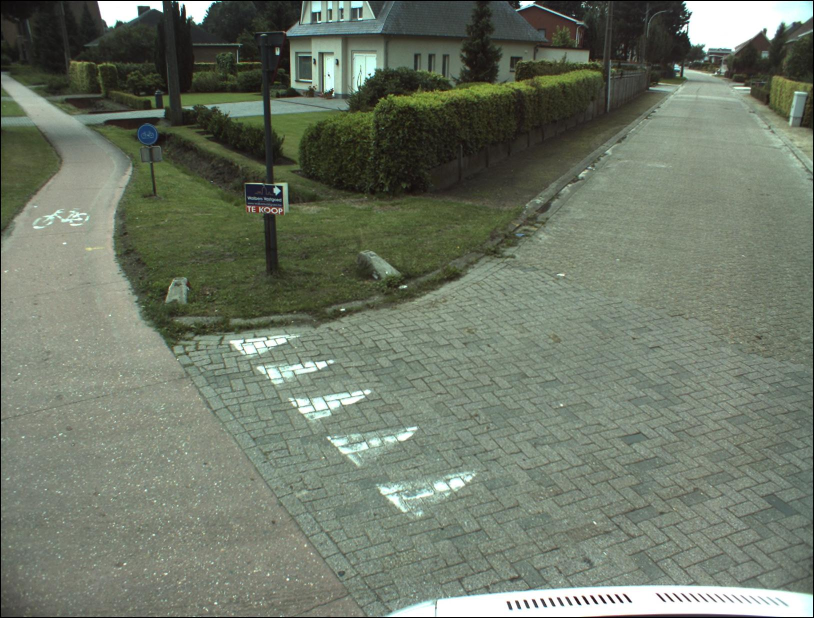
%> input picture Week5/segment-ucm/00.000948.jpg, 1628 x 1236 px, given in place of 00.000949.jpg, which was not available (shown at 1/2 size)
$ octave main.m   (GNU Octave 9; MATLAB toolbox functions it lacks are replaced by stand-ins)
%> lines starting %> are read from the running program, lines starting %| are printed output that depends on the picture; in (x1, y1, x2, y2) boxes, pixels count from 0 and x2, y2 are one past the last pixel; in counts of white or black regions, pixels touching at a corner belong together; the program's own positions count from 1; pictures that were not available may be replaced by others from this repository, and a replacement may not be noted
### Week5/maskGeneratorMM.m
%%%%%%%%%%%%%%%%%%%%%%%%%%%%%%%%%%%%%%%%%%%%%%%%%%%%%%%%%%%%%%%%%%%%%%%%%%%
%                                                                         %
%                       Master In Computer Vision                         %
%               M1 Introduction to Human and Computer Vision              %
%                               Project                                   %
%                                                                         %
% STUDENTS:                                                               %
%   Arnau Vallve                                                          %
%   Guillermo Torres                                                      %
%   Yevgeniy Kadranov                                                     %
%   Santiago Barbarisi                                                    %
%                                                                         %
%%%%%%%%%%%%%%%%%%%%%%%%%%%%%%%%%%%%%%%%%%%%%%%%%%%%%%%%%%%%%%%%%%%%%%%%%%%
%
% INPUT:
%       pathToDir           = the Path to get to the training folder, where
%                             the images, anotations and ground truth are
%                             stored.
%       ImagesName          = The name of all the images that are on the
%                             validation split.
%       model               = the model to be used to create the masks
%       regionModel         = the model to be used to find the bounding
%                             boxes over a mask image
%       tmpMatch            = boolean to apply template matching to the
%                             mask image
%
% OUTPUT:
%       ValidationMasks     = A multidimensional matrix that has every mask
%                             from the validation set.
%       BoundingBoxes       = The list of boxes found for each image
%
%   This function get the mask for all the validation images that where
%   splited on the splitData function.
%
%%%%%%%%%%%%%%%%%%%%%%%%%%%%%%%%%%%%%%%%%%%%%%%%%%%%%%%%%%%%%%%%%%%%%%%%%%%

function [ValidationMasks,BoundingBoxes] = maskGeneratorMM(pathToDir,ImagesName,model,regionModel,shapeModel)
%> called with pathToDir = '../../train/', model = 'HSV', regionModel = 'Integral Image', shapeModel = 'Distance Transform'

    path = pathToDir;

    % Thresholds for HSV colorspace
    red = [15 320];
    blue = [195 240];
    sat = 0.5;
    val = [0.05 0.95];

    % Structural Elements for morphological filtering
    sm = strel('square',2);
    bm = strel('square',13);

    ValidationMasks = zeros(size(imread([path ImagesName{1}])));
%> ValidationMasks: size 1236x1628x3 double; every value is 0

    time = 0;
    switch model
        case 'HSV'
            % Method 1
            tic;
            for i = 1:length(ImagesName)
                image = imread([path ImagesName{i}]);
%> image is the input picture: size 1236x1628x3 uint8; mean R, G, B 110, 118.9, 103.2
                % Image color space transformation from RGB to HSV
                imageHSV   = rgb2hsv(image);
%> imageHSV: size 1236x1628x3 double; mean H, S, V 0.266, 0.172, 0.468
                imageHSV(:,:,1) = imageHSV(:,:,1)*360;
%> imageHSV: size 1236x1628x3 double; mean H, S, V 95.8, 0.2, 0.5
                % Image filtering
                maskimage =  ((imageHSV(:,:,1)>=blue(1) & imageHSV(:,:,1)<=blue(2)) ...
                                | (imageHSV(:,:,1)>=red(2) | imageHSV(:,:,1)<=red(1))) ...
                                & (imageHSV(:,:,2)>=sat) ...
                                & (imageHSV(:,:,3)>=val(1) & imageHSV(:,:,3)<=val(2));
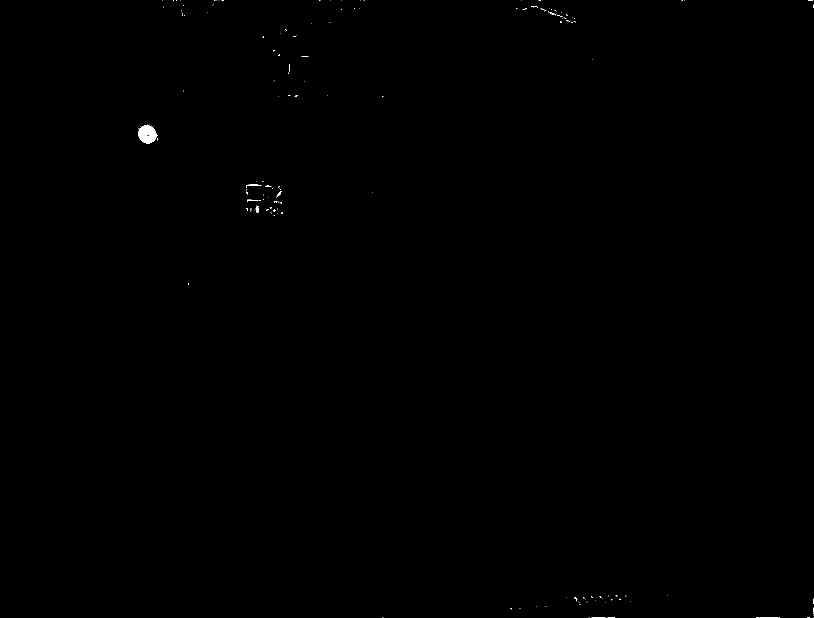
%> maskimage: size 1236x1628 logical (shown at 1/2 size); 0.1% white; 172 white regions (162 under 20 px), largest, box (x1, y1, x2, y2) and area: (277, 249, 313, 287) 1005, (493, 369, 523, 376) 65, (511, 413, 518, 425) 60

                % Apply Morphological filtering over the mask
                ValidationMasks(:,:,i) = imfill(imclose(imopen(maskimage,sm),bm),'holes');
%> ValidationMasks: size 1236x1628x3 double; mean H, S, V 0.000924, 0, 0
                % Apply region model to find bounding boxes
                BoundingBoxes(i,1) = RegionModel(ValidationMasks(:,:,i),regionModel,shapeModel);
                % Apply mask isolation so the only with pixels are within
                % every box on the mask
                ValidationMasks(:,:,i) = isolateBoxes(ValidationMasks(:,:,i),BoundingBoxes(i,1));
            end
            time = toc;

        case 'UCM'
            ths = 0.65;
            tic;
            for i = 1:length(ImagesName)
                % For Original method
                image = double(rgb2hsv(imread([path ImagesName{i}])));
                segImage = im2ucm(image,'fast');

                % For saved segmented images
%                 image = rgb2hsv(imread([path ImagesName{i}]));
%                 load(['segment-ucm/2/' ImagesName{i}(1:end-4) '.mat'])
%                 segImage = seg;
                segImage = segImage>=ths;
                labImage = gridbmap2seg(segImage);
                labels = unique(labImage(:))';

                finalUCMmask = zeros(size(labImage));
                finalUCMboxs = [];
                for j = labels
                    mask = double(labImage ==j);
                    if sum(mask(:))/(size(mask,1)*size(mask,2))>0.025 || sum(mask(:))/(size(mask,1)*size(mask,2))<0.0004
                        continue
                    end

                    filtImage = image.*repmat(mask,1,1,3);
                    filtImage(:,:,1) = filtImage(:,:,1)*360;
                    % Image filtering
                    mask =  ((filtImage(:,:,1)>=blue(1) & filtImage(:,:,1)<=blue(2)) ...
                                    | (filtImage(:,:,1)>=red(2) | filtImage(:,:,1)<=red(1))) ...
                                    & (filtImage(:,:,2)>=sat) ...
                                    & (filtImage(:,:,3)>=val(1) & filtImage(:,:,3)<=val(2));

                    % Try to improve with extra color segmentation
                    boxes = RegionModel(mask,regionModel,shapeModel);
                    if ~isempty(boxes{1}(:,:))
                        finalUCMmask = finalUCMmask | isolateBoxes(mask,boxes);
                        finalUCMboxs = [finalUCMboxs;boxes{1}];
                    end
                end
                ValidationMasks(:,:,i) = finalUCMmask;
                BoundingBoxes(i,1) = {finalUCMboxs};
            end
            time = toc;
    end
    fprintf('The mean time for processing the images is: %.3f \n',time/length(ImagesName))

end

function boxes = RegionModel(toFilter,regionModel,shapeModel)
%> called with regionModel = 'Integral Image', shapeModel = 'Distance Transform'
    mask = toFilter;
%> mask: size 1236x1628 double; values 0 (black) and 1 (white), 0.09% white; 27 white regions (19 under 20 px), largest, box (x1, y1, x2, y2) and area: (277, 250, 316, 287) 1049, (493, 369, 522, 425) 297, (1120, 32, 1137, 45) 101
    switch regionModel
        % Conected Components Labeling method
        case 'CCL'
            % Calling the BBox  function with signal parameters calculated in week1

            boxes{1,1}= BBoxDetect(mask);

        case 'Global'
        % Global method to apply sliding window with template matching
            scaleFact = 0.2;
            tmpShapes = {'circle','square','triangle','inverted triangle'};
            tmpSize = 35;
            ths = 0.40;
            FBox = [];
            step = 20;
            index = 1;
            while scaleFact <= 1

                [ni,nj] = deal(round(size(mask,1)*scaleFact),round(size(mask,2)*scaleFact));
                im = imresize(mask, [ni, nj], 'Nearest');

                % Global method with Connected Components Labels
                % Detecting connected components (default connectivity of 4)
                Concomp = bwconncomp(im,4);

                % Extracting bounding boxes from the connected components
                BBox=regionprops(Concomp,'BoundingBox');

                for i=1:length(BBox)
                    % Rounding positions of bounding box
                    pos=round(BBox(i).BoundingBox);

                    % Cropping the region wihtin the bounding box
                    box = im(pos(2):pos(2)+pos(4)-1,pos(1):pos(1)+pos(3)-1);

                    if pos(3)*pos(4)<=900*scaleFact
                        continue
                    end

                    for j = 1:numel(tmpShapes)
                        tmp = createTemplate(tmpShapes{j},[pos(4) pos(3)]);
                        xc = corr2(tmp,box);

                        % Setting conditions for signals
                        if xc>=ths
                            % If the condition is satisfied adding Bounding box to the vector
                            bb=BBox(i).BoundingBox./scaleFact;

                            FBox(index,:) = [bb(1:2) ...
                                min(bb(1)+bb(3),nj/scaleFact)-bb(1)-1 ...
                                min(bb(2)+bb(4),ni/scaleFact)-bb(2)-1];

                            index = index+1;
                        end
                    end
                end

                % [17 lines of commented-out code are left out]

                scaleFact = scaleFact+0.1;
            end

            if ~isempty(FBox)
%                 FBox = unique(FBox,'rows');
                boxes{1,1} = filterBoxes(FBox,[size(mask,1) size(mask,2)]);
            else
                boxes{1,1} = [];
            end

        otherwise
            % Thre methods: Sliding Window, Integral Image and Convolution
            % where the difference relys on the way that the mask area is
            % calculated.

            % Matrix initialization for bounding boxes
            FBox = [];
            index = 1;
            % Scaling factor to resize the masks
            scaleFact = 0.1;
            % Size of the sliding window
            h = 35;
            w = 35;
            windowArea = h*w;
            % Step for the window iteration
            step = 20;
            % Threshold to satisfy
            ths = [0.55 0.95];
            while scaleFact <= 1
                % Size of the resized image
                [ni,nj] = deal(round(size(mask,1)*scaleFact),round(size(mask,2)*scaleFact));
                % Apply change of size
                im = imresize(mask, [ni, nj], 'Nearest');

                % Apply if necesary to improve computation speed
                switch regionModel
                    case 'Integral Image'
                        im = cumsum(cumsum(im),2);
                    case 'Convolution'
                        convEl = ones(h,w);
                        im = conv2(im,convEl,'same');
                end
                % Iterate over the mask
                for n = 1:step:ni-h
                    for m = 1:step:nj-w
                        maskArea = 0;
                        % Calculate mask area
                        switch regionModel
                            case 'Sliding Window'
                                box = im(n:n+h-1,m:m+w-1);
                                maskArea = sum(box(:));
                            case 'Integral Image'
                                if m==1 && n==1
                                    maskArea = im(n+h-1,m+w-1);
                                elseif n==1
                                    maskArea = im(n+h-1,m+w-1) - im(n+h-1,m-1);
                                elseif m==1
                                    maskArea = im(n+h-1,m+w-1) - im(n-1,m+w-1);
                                else
                                    maskArea = im(n+h-1,m+w-1) - im(n+h-1,m-1) - im(n-1,m+w-1) + im(n-1,m-1);
                                end
                            case 'Convolution'
                                maskArea=im(n + ceil((h - 1) / 2) - 1,m + ceil((w - 1) / 2) - 1);
                        end
                        % Check threshold condition
                        if maskArea/windowArea>=ths(1) && maskArea/windowArea<=ths(2);
                            window = [m,n,w,h];
                            FBox(index,:) = window./scaleFact;
                            index = index+1;
                        end
                    end
                end
                % Update scaling factor
                scaleFact = scaleFact+0.1;
            end
%> this loop made 10 passes
%> pass 1, in RegionModel, `im = imresize(mask, [ni, nj], 'Nearest');`:
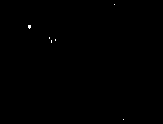
%> im: size 124x163 double; values 0 (black) and 1 (white), 0.09% white in thin lines or dots, all inside (x1, y1, x2, y2) = (28, 4, 124, 120)
%> pass 1, in RegionModel, `im = cumsum(cumsum(im),2);`:
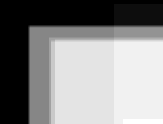
%> im: size 124x163 double; min 0, max 19, mean 10.04; drawn with min black and max white
%> pass 2, in RegionModel, `im = cumsum(cumsum(im),2);`:
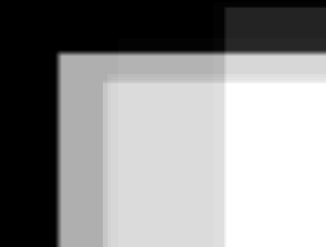
%> im: size 247x326 double; min 0, max 64, mean 36.2; drawn with min black and max white
%> after the loop, FBox = [267.8 245.6 38.89 38.89; 281 241 35 35; 281 261 35 35]; index = 4; scaleFact = 1.1; window = [281 261 35 35]
            % If boxes where founded then find the most prominent ones
            if ~isempty(FBox)
                boxes{1,1} = filterBoxes(FBox,[size(mask,1) size(mask,2)]);
            else
                boxes{1,1} = [];
            end
    end


    % If else to apply shape modeling: if it is Hough it enters to the if,
    % else it check if the regionModel was not Global and at least found
    % one box
    if strcmp(shapeModel,'Hough') && ~isempty(boxes{1}(:,:))% && ~strcmp(regionModel,'Global')
        finalboxes = [];
        mask = toFilter;
        index=1;
        boxesMat = boxes{1};
        for i=1:size(boxesMat,1)
            box = round(boxesMat(i,:));
            Icrop = mask(box(2):box(2)+box(4)-1,box(1):box(1)+box(3)-1);
            %line hough
            isSign = HoughBbox(padarray(Icrop,[1,1])); % padarray is to detect extereme lines (on the edge)

            %circle hough
            isSignCM = CircleHoughBboxM(padarray(Icrop,[1,1]));

            %put if 2 either coond is met the box to a new cell
            if (isSign == 1 || isSignCM == 1)
                finalboxes(index,:)=box; % if the condition is satisfied adding Bounding box to the cell
                index = index+1;
            end

        end

    elseif ~strcmp(regionModel,'Global') && ~isempty(boxes{1}(:,:))
        finalboxes = [];
        mask = toFilter;
        % Template shapes
        tmpShapes = {'circle','square','triangle','inverted triangle'};
        % Get detected boxes
        boxesMat = boxes{1};
        index = 1;

        switch shapeModel
            % Correlation as a classification method
            case 'Correlation'
                % Threshold value
                ths = 0.5;
                % Iterate over the boxes founded
                for i = 1:size(boxesMat,1)
                    box = round(boxesMat(i,:));
                    ts = [box(:,4) box(:,3)];
                    % We only use the content of the mask within the
                    % bounding box
                    msk = mask(box(2):box(2)+box(4)-1,box(1):box(1)+box(3)-1);
                    for j = 1:numel(tmpShapes);
                        % Create template
                        tmp = createTemplate(tmpShapes{j},ts);

                        % [12 lines of commented-out code are left out]
                        corrVals(j) = corr2(tmp,msk);
                    end
                    % Check if threshold was satisfied
                    if max(corrVals)>=ths
                        [~,idx] = sort(corrVals,'descend');

                        if ~(corrVals(idx(1))-corrVals(idx(2))>0.3)
                            finalboxes(index,:) = box;
                            index = index + 1;
                        end
                    end
                end
            % Distance as a classification method
            case 'Distance Transform'
                % Threshold value
                ths = 200;
                for i = 1:size(boxesMat,1)
                    box = round(boxesMat(i,:));
                    ts = [box(:,4) box(:,3)];
                    msk = mask(box(2):box(2)+box(4)-1,box(1):box(1)+box(3)-1);
                    % Apply either edge detection or not with the distance
                    % transform
                    msk = bwdist(edge(msk,'Sobel'));
                    for j = 1:numel(tmpShapes);
                        % Create template
                        tmp = createTemplate(tmpShapes{j},ts);

                        % [13 lines of commented-out code are left out]
                        tmp = edge(tmp,'Sobel');
                        distVals(j) = sum(sum(msk.*tmp));
                    end
                    % Check if threshold was satisfied and keep bounding
                    % box if true
                    if min(distVals)>ths
                        finalboxes(index,:) = box;
                        index = index + 1;
                    end
                end

        end
        % return bounding boxes or empty box if not founded
    end

    if exist('finalboxes','var')
        if ~isempty(finalboxes)
            boxes{1,1} = finalboxes;
        else
            boxes{1,1} = [];
        end
    end

end

% [162 lines left out: functions HoughBbox, CircleHoughBboxM, createTemplate, BBoxDetect, not called in this run]

function Boxes = filterBoxes(FBox,sz)
%> called with sz = [1236 1628]
    % As the 3 and 4 column gives the size of the box we want the center so its
    % the half of them
    toCenter = FBox(:,3:4)./2;
%> toCenter = [19.44 19.44; 17.5 17.5; 17.5 17.5]

    % We add that to the upper left points and normalize [0,1]
    center = (FBox(:,1:2) + toCenter)./repmat([sz(2) sz(1)],size(FBox,1),1);
%> center = [0.176 0.214; 0.183 0.209; 0.183 0.225]

    % Number of boxes
    numBoxes = size(FBox,1);
%> numBoxes = 3

    % Threshold to filter the centroid's neighbors
    threshold = 0.1;

    % Until the condition doesn't satisfy the threshold, will remain iterating
    condThreshold = 0.85;
    condition = false;

    % initialize the k means number of centroids
    k = 1;
    while ~condition
        % will contain the number of centroid's that are at a certain distance
        % to their centroid
        conTrue = 0;
        % The position of the elements that fullfill the condition
        posTrue = [];
        % Apply k means algorithm to the center of the boxes with k centroids
        [ind,Cent] = kmeans(center,k);
        for i = 1:k
            % Find the indexes from cluster k
            pos = find(ind==i);
            % Find the centers from cluster k
            centerValues = center(pos,:);
            % Calculate cluster's distance to its centroid
            neighbors = pdist2(Cent(i,:),centerValues);
            % Which of them are at least at a certain distance
            conCheck = find(neighbors<threshold);
            % Store the indexes that fullfill the radius condition
            posTrue = [posTrue;pos(conCheck)];
            % Number of elements within a cluster that fullfill the raduis
            % condition
            conTrue = conTrue + numel(conCheck);
        end
        if conTrue/numBoxes >= condThreshold
            condition = true;
        else
            k = k + 1;
        end
    end
%> this loop made 1 pass
%> (ind, Cent) on pass 1: ([1; 1; 1], [0.181 0.216])
%> after the loop, condition = true; k = 1
    % Keep only boxes that satisfy the radious condition
    ind = ind(posTrue);
    FBox = FBox(posTrue,:);

    clusters = unique(ind);
%> clusters = 1
    Boxes = [];
    % Create bounding box for each cluster with the most upper left point
    % and the lower right point
    for i=clusters'
        boxes = FBox(ind==i,:);
        boxes = [round(min(boxes(:,1:2),[],1)) round(max(boxes(:,3:4)+boxes(:,1:2)-1,[],1))];
        Boxes = [Boxes;boxes(:,1:2) boxes(:,3:4)-boxes(:,1:2)];
    end
%> this loop made 1 pass
%> (boxes, Boxes) on pass 1: ([268 241 315 295], [268 241 47 54])
%> in RegionModel, `boxesMat = boxes{1};`: boxesMat = [268 241 47 54]
%> the loop in RegionModel, `for i = 1:size(boxesMat,1)` made 1 pass
%> (box, ts, index) on pass 1: ([268 241 47 54], [54 47], 2)
%> pass 1, in RegionModel, `msk = mask(box(2):box(2)+box(4)-1,box(1):box(1)+box(3)-1);`:
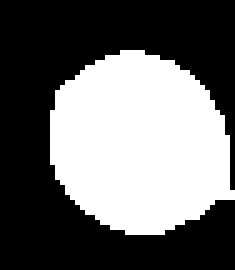
%> msk: size 54x47 double (shown 5 times larger); values 0 (black) and 1 (white), 41.2% white; 1 white region, box (x1, y1, x2, y2) and area: (10, 10, 47, 47) 1045
%> pass 1, in RegionModel, `msk = bwdist(edge(msk,'Sobel'));`:
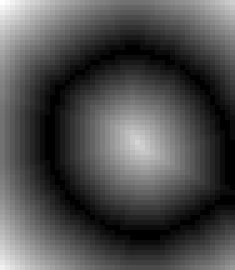
%> msk: size 54x47 single (shown 5 times larger); min 0, max 20.25, mean 6.2; drawn with min black and max white
%> after the loop in RegionModel, `for i = 1:size(boxesMat,1)`: distVals = [636.9 2258.5 843.1 1291.1]; finalboxes = [268 241 47 54]
end

function mask = isolateBoxes(image,boxes)
    % Keep only information within a box or keep the same if bounding box
    % not returned
    mask = zeros(size(image));

    if size(boxes,1)==0
        mask = image;
        return
    end

    for i = 1:size(boxes,1)
        box = boxes{i,:};
        for j = 1:size(box,1)
            bb = box(j,:);
            part = image(ceil(bb(2)):floor(bb(2)+bb(4))-1,ceil(bb(1)):floor(bb(1)+bb(3))-1);
            mask(ceil(bb(2)):floor(bb(2)+bb(4))-1,ceil(bb(1)):floor(bb(1)+bb(3))-1) = part;
        end
    end
%> this loop made 1 pass
%> mask: size 1236x1628 double; values 0 (black) and 1 (white), 0.05% white; 1 white region, box (x1, y1, x2, y2) and area: (277, 250, 314, 287) 1045
end

### Week5/main.m
%%%%%%%%%%%%%%%%%%%%%%%%%%%%%%%%%%%%%%%%%%%%%%%%%%%%%%%%%%%%%%%%%%%%%%%%%%%
%                                                                         %
%                       Master In Computer Vision                         %
%               M1 Introduction to Human and Computer Vision              %
%                               Project                                   %
%                                                                         %
% STUDENTS:                                                               %
%   Arnau Vallve                                                          %
%   Guillermo Torres                                                      %
%   Yevgeniy Kadranov                                                     %
%   Santiago Barbarisi                                                    %
%                                                                         %
%%%%%%%%%%%%%%%%%%%%%%%%%%%%%%%%%%%%%%%%%%%%%%%%%%%%%%%%%%%%%%%%%%%%%%%%%%%

clearvars
close all

addpath('evaluation/')
addpath(genpath('segment-ucm/'))

% Here it goes the ABSOLUTE path to the folder with the training images
pathToDir = '../../train/';

% load information from the database
load TrainingValidation.mat
load TrainingInfo.mat sigPos sigColor

%% Method 1
% image and mask to test our implementation
% Possible models to choose: {'HSV','UCM'}
model = 'HSV';
% Possible models to choose: {'CCL','Global','Sliding Window','Integral Image','Convolution'}
regionModel = 'Integral Image';
% Possible models to choose: {'Hough','Correlation', 'Distance Transform'}
shapeModel = 'Distance Transform';

% Get the masks and bounding boxes for the desired method
[ValidationMasks,BoundingBoxes] = maskGeneratorMM(pathToDir,Validation,model,regionModel,shapeModel);
%> the run ends on the next line
